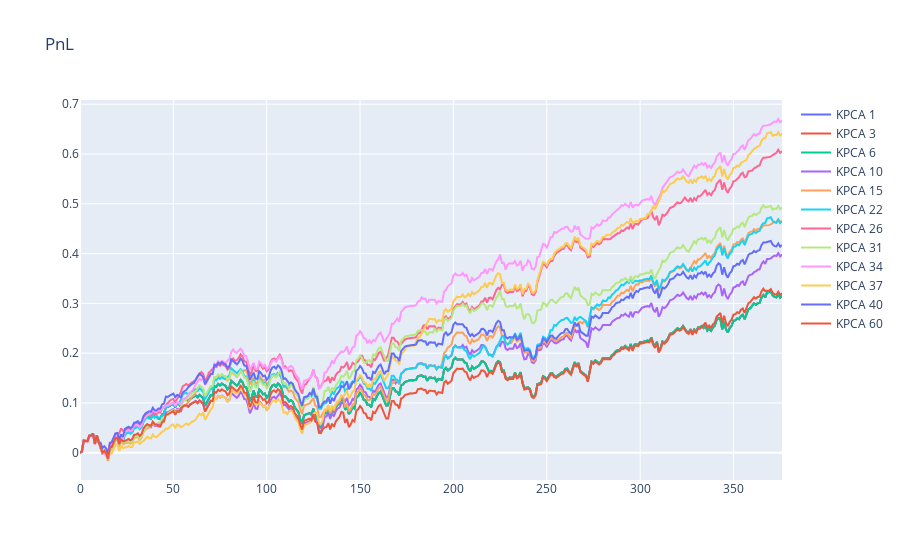

Here is the notebook cell this chart was saved with:
### Code cell
fig = go.Figure(traces2)
fig.update_layout(title='PnL')
fig.show()

### Figure 1 — Plotly figure (JSON) as saved in the notebook; plotly's stock layout.template omitted (floating-point values rounded to 4 significant figures; data arrays with more than 128 entries replaced by an {"elided": "..."} marker saying what was removed)
{"data": [{"mode": "lines", "name": "KPCA 1", "type": "scatter", "x": {"elided": "377 int values"}, "y": {"elided": "377 float values"}}, {"mode": "lines", "name": "KPCA 3", "type": "scatter", "x": {"elided": "377 int values"}, "y": {"elided": "377 float values"}}, {"mode": "lines", "name": "KPCA 6", "type": "scatter", "x": {"elided": "377 int values"}, "y": {"elided": "377 float values"}}, {"mode": "lines", "name": "KPCA 10", "type": "scatter", "x": {"elided": "377 int values"}, "y": {"elided": "377 float values"}}, {"mode": "lines", "name": "KPCA 15", "type": "scatter", "x": {"elided": "377 int values"}, "y": {"elided": "377 float values"}}, {"mode": "lines", "name": "KPCA 22", "type": "scatter", "x": {"elided": "377 int values"}, "y": {"elided": "377 float values"}}, {"mode": "lines", "name": "KPCA 26", "type": "scatter", "x": {"elided": "377 int values"}, "y": {"elided": "377 float values"}}, {"mode": "lines", "name": "KPCA 31", "type": "scatter", "x": {"elided": "377 int values"}, "y": {"elided": "377 float values"}}, {"mode": "lines", "name": "KPCA 34", "type": "scatter", "x": {"elided": "377 int values"}, "y": {"elided": "377 float values"}}, {"mode": "lines", "name": "KPCA 37", "type": "scatter", "x": {"elided": "377 int values"}, "y": {"elided": "377 float values"}}, {"mode": "lines", "name": "KPCA 40", "type": "scatter", "x": {"elided": "377 int values"}, "y": {"elided": "377 float values"}}, {"mode": "lines", "name": "KPCA 60", "type": "scatter", "x": {"elided": "377 int values"}, "y": {"elided": "377 float values"}}], "layout": {"title": {"text": "PnL"}}}
